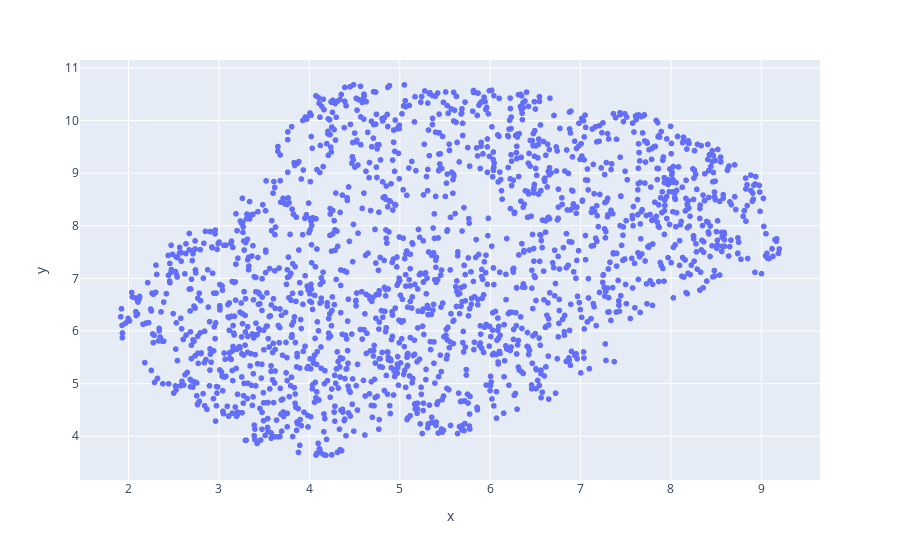

The code cell stored with this chart in its notebook:
### Markdown cell above
## Data Visualization : Feature Distribution and Clustering Analysis with UMAP

### Code cell
time_start = now()
umap = UMAP(random_state=42, verbose=True, n_jobs=1, low_memory=False, n_epochs=1000)
drug_3 =drug_new   ## to save original data. 
#x and y values are calculated with umap and added as columns.
drug_3[['x', 'y']] = umap.fit_transform(X=drug_3[feature_list])  
express.scatter(data_frame=drug_3, x='x', y='y').show()
print('done with UMAP in {}'.format(now() - time_start))

### Figure 1 — Plotly figure (JSON) as saved in the notebook; plotly's stock layout.template omitted (floating-point values rounded to 4 significant figures; data arrays with more than 128 entries replaced by an {"elided": "..."} marker saying what was removed)
{"data": [{"hovertemplate": "x=%{x}<br>y=%{y}<extra></extra>", "legendgroup": "", "marker": {"color": "#636efa", "symbol": "circle"}, "mode": "markers", "name": "", "showlegend": false, "type": "scattergl", "x": {"elided": "1885 float values"}, "xaxis": "x", "y": {"elided": "1885 float values"}, "yaxis": "y"}], "layout": {"autosize": true, "legend": {"tracegroupgap": 0}, "margin": {"t": 60}, "xaxis": {"anchor": "y", "autorange": true, "domain": [0, 1], "range": [1.445, 9.666], "title": {"text": "x"}, "type": "linear"}, "yaxis": {"anchor": "x", "autorange": true, "domain": [0, 1], "range": [3.093, 11.23], "title": {"text": "y"}, "type": "linear"}}}
